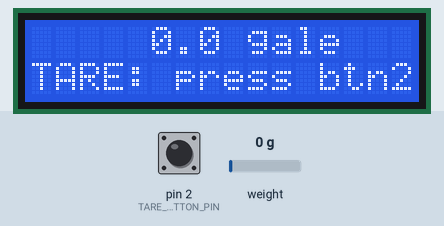
Bench run of a sketch on a simulated Arduino Uno, built with avr-gcc and run on an emulated ATmega328P. Shown: 16×2 character LCD. The inputs (shaded band) are chosen by the test bench; at power-on: weight on the scale 0 g, pin 2 (TARE_BUTTON_PIN) HIGH. What the sketch prints to the serial monitor is not drawn.

Above: at 3.8 s.
3.9 s: weight on the scale set to 100 g
At 5.8 s:
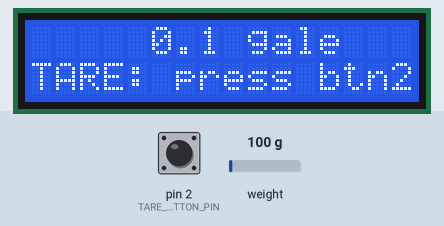
6.1 s: weight on the scale set to 1250 g
At 8.0 s:
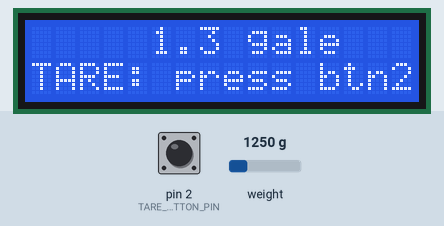
8.3 s: weight on the scale set to 2500 g
At 10.1 s:
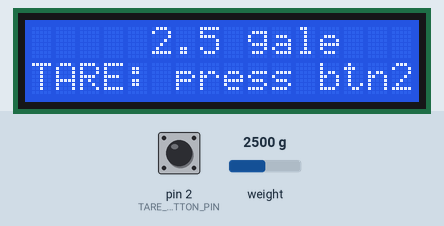
10.4 s: pin 2 (TARE_BUTTON_PIN) pulled LOW for 3.2 s
At 12.6 s:
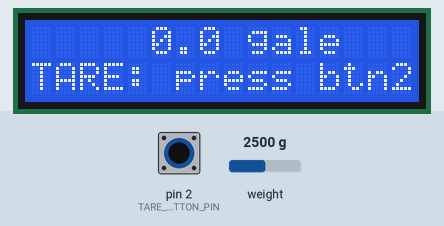
Timing chart, 0 to 14.1 s (numbered marks = the images above; inputs shaded):
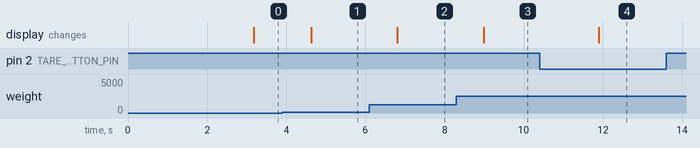

Measured:
- after the input at 3.9 s, the display: changes after 0.73 s (image 1)
- after the input at 6.1 s, the display: changes after 0.71 s (image 2)
- after the input at 8.3 s, the display: changes after 0.69 s (image 3)
- after the input at 10.4 s, the display: changes after 1.5 s (image 4)

The sketch:

Digital-Weight-Scale.ino
```cpp
/*
 * 098 - Digital Weight Scale
 * Board: Arduino Uno
 *
 * A digital scale built from a strain-gauge load cell and an HX711
 * amplifier/ADC. The measured weight is shown on a 16x2 I2C LCD in grams
 * (or kilograms above 1 kg) and printed to the Serial Monitor. Pressing the
 * button on pin 2 performs a TARE: everything currently on the scale
 * becomes the new zero, exactly like the tare button on a kitchen scale.
 *
 * Wiring:
 *   HX711 module VCC -> 5V, GND -> GND
 *   HX711 module DT  -> digital pin 4 (data)
 *   HX711 module SCK -> digital pin 5 (clock)
 *   Load cell red    -> E+, black -> E-, white -> A-, green -> A+
 *     (wire colours vary - check the diagram of your load cell)
 *   Tare push button -> digital pin 2 -> GND (internal pull-up used)
 *   LCD 1602 + I2C backpack: VCC -> 5V, GND -> GND, SDA -> A4, SCL -> A5
 *
 * Libraries (Library Manager): "HX711" by Bogdan Necula and
 * "LiquidCrystal I2C".
 *
 * ---------------- CALIBRATION (do this once) ----------------
 * 1. Upload this sketch with your CALIBRATION_FACTOR as it is and open the
 *    Serial Monitor (9600 baud).
 * 2. Put nothing on the scale and press the button on pin 2 to TARE it.
 * 3. Place a known weight on the scale (for example a 100 g bag of sugar).
 * 4. Read the value printed on the LCD/Serial, for example "87.0 g".
 * 5. Correct the factor with:   NEW = OLD * (shown / known)
 *    Here: NEW = OLD * (87.0 / 100.0)  -> put that number in
 *    CALIBRATION_FACTOR, re-upload and repeat steps 2-4 until a 100 g
 *    weight really shows 100.0 g. A negative value is normal: it only
 *    means the load cell wires are the other way round.
 */

#include <HX711.h>                 // HX711 library by Bogdan Necula
#include <Wire.h>                  // built-in I2C library
#include <LiquidCrystal_I2C.h>     // 16x2 I2C LCD

// ---------------- Named pin constants ----------------
const int HX711_DOUT_PIN = 4;   // HX711 data output
const int HX711_SCK_PIN = 5;    // HX711 clock
const int TARE_BUTTON_PIN = 2;  // press to zero the scale
const int LCD_ADDRESS = 0x27;   // 0x3F on some backpacks
const int LCD_COLUMNS = 16;
const int LCD_ROWS = 2;

// ---------------- Calibration ----------------
// Replace this starting value with your own measurement - see the CALIBRATION
// steps in the header comment above.
const float CALIBRATION_FACTOR = -7050.0;

const unsigned long DEBOUNCE_MS = 40;
const unsigned long READ_TIMEOUT_MS = 500;  // give up if the HX711 is silent
const int AVERAGE_READINGS = 5;             // readings averaged per sample

HX711 scale;
LiquidCrystal_I2C lcd(LCD_ADDRESS, LCD_COLUMNS, LCD_ROWS);

float currentGrams = 0.0;
int readingCount = 0;

// Debounce bookkeeping for the tare button
int lastRawButton = HIGH;
int lastStableButton = HIGH;
unsigned long lastButtonChangeMs = 0;

// Debounced press: true once per clean press of the tare button.
bool tarePressed() {
  int raw = digitalRead(TARE_BUTTON_PIN);
  unsigned long now = millis();
  if (raw != lastRawButton) {
    lastRawButton = raw;
    lastButtonChangeMs = now;
  }
  if (now - lastButtonChangeMs >= DEBOUNCE_MS && raw != lastStableButton) {
    lastStableButton = raw;
    if (raw == LOW) return true;
  }
  return false;
}

// Write the weight on the LCD, choosing grams or kilograms automatically.
// dtostrf() is used instead of printf-style %f because the standard Arduino
// sprintf() on the Uno does not format floating point numbers.
void updateDisplay(float grams) {
  char value[17];
  if (grams >= 1000.0 || grams <= -1000.0) {
    dtostrf(grams / 1000.0, 8, 2, value);   // at least 8 chars, 2 decimals
    strcat(value, " kg");
  } else {
    dtostrf(grams, 8, 1, value);            // at least 8 chars, 1 decimal
    strcat(value, " g");
  }

  lcd.setCursor(0, 0);
  lcd.print(value);
  lcd.setCursor(0, 1);
  lcd.print("TARE: press btn2");
}

void setup() {
  Serial.begin(9600);
  pinMode(TARE_BUTTON_PIN, INPUT_PULLUP);

  lcd.init();
  lcd.backlight();
  lcd.setCursor(0, 0);
  lcd.print("Digital Scale");
  lcd.setCursor(0, 1);
  lcd.print("Warming up...");

  Serial.println("Digital Weight Scale starting...");

  // Start the HX711 on the two named pins.
  scale.begin(HX711_DOUT_PIN, HX711_SCK_PIN);
  scale.set_scale(CALIBRATION_FACTOR);   // apply the calibration constant

  // Give the load cell a moment to settle, then set the current reading to 0.
  delay(2000);
  scale.tare(AVERAGE_READINGS);
  Serial.println("Tared with an empty platform.");
  Serial.print("CALIBRATION_FACTOR = ");
  Serial.println(CALIBRATION_FACTOR, 1);
  Serial.println("Place an object of known weight and compare the reading.");
}

void loop() {
  // ---- 1. Tare button: make whatever is on the scale the new zero ----
  if (tarePressed()) {
    scale.tare(AVERAGE_READINGS);
    currentGrams = 0.0;
    Serial.println("TARE - scale reset to 0.0 g.");
    updateDisplay(currentGrams);
  }

  // ---- 2. Read the HX711 (wait_ready_timeout avoids hanging if it is
  //         unplugged, instead the sketch keeps running and says so) ----
  if (scale.wait_ready_timeout(READ_TIMEOUT_MS)) {
    float grams = scale.get_units(AVERAGE_READINGS);
    currentGrams = grams;
    readingCount++;

    updateDisplay(grams);

    Serial.print("Reading #");
    Serial.print(readingCount);
    Serial.print(": ");
    Serial.print(grams, 1);
    Serial.print(" g  (");
    Serial.print(grams / 1000.0, 3);
    Serial.println(" kg)");
  } else {
    Serial.println("HX711 not responding - check DT -> pin 4, SCK -> pin 5.");
    lcd.setCursor(0, 0);
    lcd.print("  NO HX711    ");
  }

  delay(200);   // a new display/Serial line about five times per second
}
```
